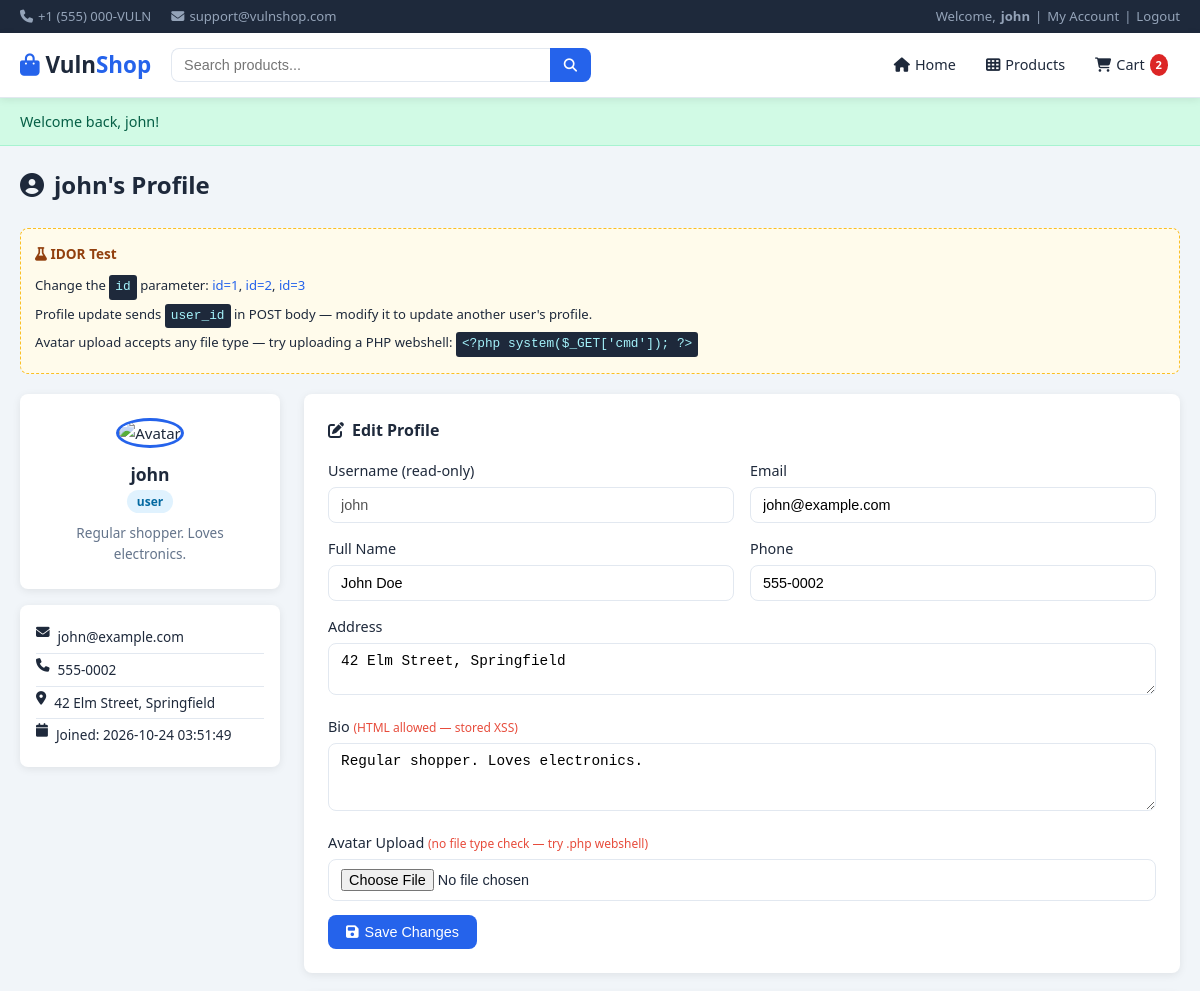
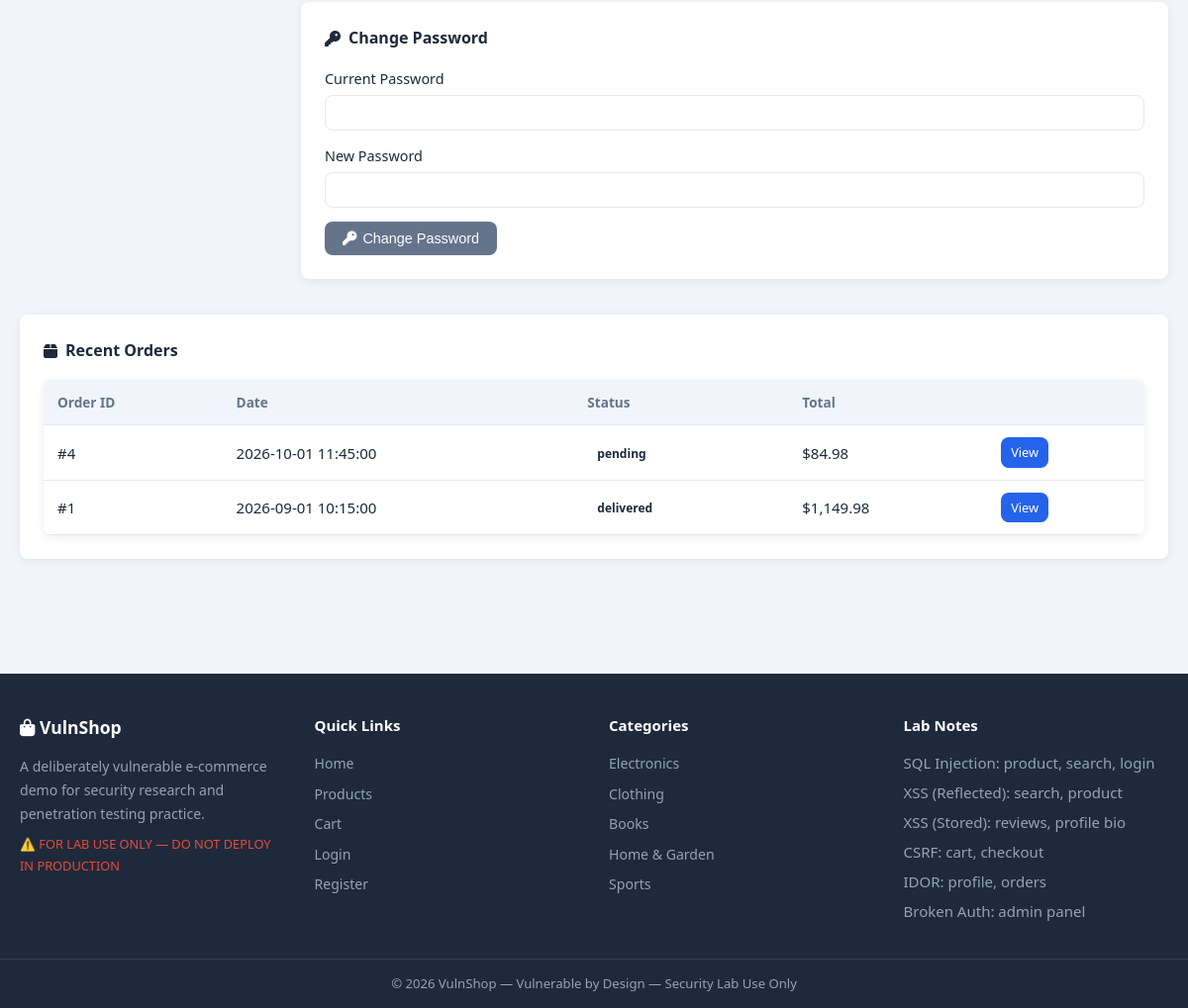
The app's page /profile.php (signed in) with its own data (2 pictures, top to bottom).
### tables this page shows
CREATE TABLE IF NOT EXISTS users (
    id           INT AUTO_INCREMENT PRIMARY KEY,
    username     VARCHAR(100) NOT NULL,
    password     VARCHAR(255) NOT NULL,
    email        VARCHAR(255) NOT NULL,
    full_name    VARCHAR(255),
    address      TEXT,
    phone        VARCHAR(30),
    role         VARCHAR(20)  DEFAULT 'user',
    bio          TEXT,
    avatar       VARCHAR(255) DEFAULT 'default.png',
    reset_token  VARCHAR(64)  DEFAULT NULL,
    reset_expiry DATETIME     DEFAULT NULL,
    created_at   DATETIME     DEFAULT CURRENT_TIMESTAMP
);

CREATE TABLE IF NOT EXISTS orders (
    id               INT AUTO_INCREMENT PRIMARY KEY,
    user_id          INT,
    total            DECIMAL(10,2),
    status           VARCHAR(50) DEFAULT 'pending',
    shipping_address TEXT,
    created_at       DATETIME DEFAULT CURRENT_TIMESTAMP,
    FOREIGN KEY (user_id) REFERENCES users(id)
);

### includes/db.php (called while the page is built, shortened)
<?php
$conn = mysqli_connect(DB_HOST, DB_USER, DB_PASS, DB_NAME);
function db_query($sql) {
    global $conn;
    $result = mysqli_query($conn, $sql);
    return $result;
}
function db_fetch_all($sql) {
    $result = db_query($sql);
    $rows = [];
    while ($row = mysqli_fetch_assoc($result)) {
        $rows[] = $row;
    }
    return $rows;
}
function db_fetch_one($sql) {
    $result = db_query($sql);
    return mysqli_fetch_assoc($result);
}
?>

### profile.php (the view, shortened to what this page needs)
<?php
require_once 'includes/header.php';
$my_id = $_SESSION['user_id'];
$view_id = isset($_GET['id']) ? $_GET['id'] : $my_id;
$profile_user = db_fetch_one("SELECT * FROM users WHERE id = $view_id");
?>
<div class="page-title">
    <h1>
        <i class="fas fa-user-circle"></i>
        <?php echo $profile_user['username']; ?>'s Profile
    </h1>
</div>
<div class="lab-hint" style="margin-bottom:20px">
    <h4><i class="fas fa-flask"></i> IDOR Test</h4>
    <p>Change the <code>id</code> parameter: <a href="profile.php?id=1">id=1</a>, <a href="profile.php?id=2">id=2</a>, <a href="profile.php?id=3">id=3</a></p>
    <p>Profile update sends <code>user_id</code> in POST body — modify it to update another user's profile.</p>
    <p>Avatar upload accepts any file type — try uploading a PHP webshell: <code>&lt;?php system($_GET['cmd']); ?&gt;</code></p>
</div>
<div class="profile-layout">
    <div class="profile-sidebar">
        <div class="avatar-card">
            <img src="/vuln-shop/uploads/<?php echo $profile_user['avatar']; ?>"
                 onerror="this.src='/vuln-shop/images/placeholder.png'"
                 alt="Avatar" class="avatar-img">
            <h3><?php echo $profile_user['username']; ?></h3>
            <span class="role-badge role-<?php echo $profile_user['role']; ?>"><?php echo $profile_user['role']; ?></span>
            <p class="profile-bio"><?php echo $profile_user['bio']; ?></p>
        </div>
        <div class="profile-meta-card">
            <p><i class="fas fa-envelope"></i> <?php echo $profile_user['email']; ?></p>
            <p><i class="fas fa-phone"></i> <?php echo $profile_user['phone']; ?></p>
            <p><i class="fas fa-map-marker-alt"></i> <?php echo $profile_user['address']; ?></p>
            <p><i class="fas fa-calendar"></i> Joined: <?php echo $profile_user['created_at']; ?></p>
        </div>
    </div>
    <div class="profile-main">
        <form method="POST" enctype="multipart/form-data" class="profile-form">
            <div class="checkout-section">
                <h3><i class="fas fa-edit"></i> Edit Profile</h3>
                <div class="form-row">
                    <div class="form-group">
                        <label>Username (read-only)</label>
                        <input type="text" class="form-control" value="<?php echo $profile_user['username']; ?>" disabled>
                    </div>
                    <div class="form-group">
                        <label>Email</label>
                        <input type="text" name="email" class="form-control"
                               value="<?php echo $profile_user['email']; ?>">
                    </div>
                </div>
                <div class="form-row">
                    <div class="form-group">
                        <label>Full Name</label>
                        <input type="text" name="full_name" class="form-control"
                               value="<?php echo $profile_user['full_name']; ?>">
                    </div>
                    <div class="form-group">
                        <label>Phone</label>
                        <input type="text" name="phone" class="form-control"
                               value="<?php echo $profile_user['phone']; ?>">
                    </div>
                </div>
                <div class="form-group">
                    <label>Address</label>
                    <textarea name="address" class="form-control" rows="2"><?php echo $profile_user['address']; ?></textarea>
                </div>
                <div class="form-group">
                    <label>Bio <small style="color:#e74c3c">(HTML allowed — stored XSS)</small></label>
                    <textarea name="bio" class="form-control" rows="3"><?php echo $profile_user['bio']; ?></textarea>
                </div>
                <div class="form-group">
                    <label>Avatar Upload <small style="color:#e74c3c">(no file type check — try .php webshell)</small></label>
                    <input type="file" name="avatar" class="form-control">
                </div>
                <button type="submit" name="update_profile" class="btn btn-primary">
                    <i class="fas fa-save"></i> Save Changes
                </button>
            </div>
        </form>
        <form method="POST" class="profile-form" style="margin-top:20px">
            <div class="checkout-section">
                <h3><i class="fas fa-key"></i> Change Password</h3>
                <div class="form-group">
                    <label>Current Password</label>
                    <input type="password" name="old_password" class="form-control">
                </div>
                <div class="form-group">
                    <label>New Password</label>
                    <input type="password" name="new_password" class="form-control">
                </div>
                <button type="submit" name="change_password" class="btn btn-secondary">
                    <i class="fas fa-key"></i> Change Password
                </button>
            </div>
        </form>
    </div>
</div>
<?php
$user_orders = db_fetch_all("SELECT * FROM orders WHERE user_id = $view_id ORDER BY created_at DESC LIMIT 5");
if (!empty($user_orders)):
?>
<div class="checkout-section" style="margin-top:20px">
    <h3><i class="fas fa-box"></i> Recent Orders</h3>
    <table class="cart-table">
        <thead><tr><th>Order ID</th><th>Date</th><th>Status</th><th>Total</th><th></th></tr></thead>
        <tbody>
        <?php foreach ($user_orders as $o): ?>
        <tr>
            <td>#<?php echo $o['id']; ?></td>
            <td><?php echo $o['created_at']; ?></td>
            <td><span class="status-badge"><?php echo $o['status']; ?></span></td>
            <td>$<?php echo number_format($o['total'], 2); ?></td>
            <td><a href="/vuln-shop/orders.php?id=<?php echo $o['id']; ?>" class="btn btn-sm btn-primary">View</a></td>
        </tr>
        <?php endforeach; ?>
        </tbody>
    </table>
</div>
<?php endif; ?>
<?php require_once 'includes/footer.php'; ?>

### css/style.css (style rules this page uses)
*, *::before, *::after { box-sizing: border-box; margin: 0; padding: 0; }
:root { --primary: #2563eb; --primary-dk: #1d4ed8; --success: #16a34a; --danger: #dc2626; --warning: #d97706; --info: #0891b2; --dark: #1e293b; --mid: #64748b; --light: #f1f5f9; --white: #ffffff; --border: #e2e8f0; --shadow: 0 2px 8px rgba(0,0,0,.08); --radius: 8px; }
body { font-family: 'Segoe UI', system-ui, -apple-system, sans-serif; background: var(--light); color: var(--dark); font-size: 15px; line-height: 1.6; }
a { color: var(--primary); text-decoration: none; }
img { max-width: 100%; }
.btn { display: inline-flex; align-items: center; gap: 6px; padding: 9px 18px; border-radius: var(--radius); border: none; cursor: pointer; font-size: 0.9rem; font-weight: 500; text-decoration: none; transition: opacity .15s, transform .1s; white-space: nowrap; }
.btn-primary { background: var(--primary); color: var(--white); }
.btn-secondary { background: var(--mid); color: var(--white); }
.btn-sm { padding: 5px 10px; font-size: 0.8rem; }
.form-control { width: 100%; padding: 9px 12px; border: 1px solid var(--border); border-radius: var(--radius); font-size: 0.9rem; outline: none; background: var(--white); transition: border-color .15s; }
.form-group { margin-bottom: 14px; }
.form-group label { display: block; margin-bottom: 5px; font-weight: 500; font-size: 0.9rem; }
.form-row { display: grid; grid-template-columns: 1fr 1fr; gap: 16px; }
.lab-hint { background: #fffbeb; border: 1px dashed #fbbf24; border-radius: var(--radius); padding: 14px; margin-top: 16px; font-size: 0.82rem; }
.lab-hint h4 { color: #92400e; margin-bottom: 8px; font-size: 0.85rem; }
.lab-hint code { background: #1e293b; color: #a5f3fc; padding: 2px 6px; border-radius: 3px; font-size: 0.8rem; word-break: break-all; display: inline-block; margin: 2px 0; }
.cart-table { width: 100%; border-collapse: collapse; background: var(--white); border-radius: var(--radius); overflow: hidden; box-shadow: var(--shadow); }
.cart-table th { background: var(--light); padding: 12px 14px; text-align: left; font-size: 0.85rem; color: var(--mid); border-bottom: 1px solid var(--border); }
.cart-table td { padding: 12px 14px; border-bottom: 1px solid var(--border); vertical-align: middle; }
.checkout-section { background: var(--white); border-radius: var(--radius); padding: 24px; margin-bottom: 16px; box-shadow: var(--shadow); }
.checkout-section h3 { margin-bottom: 16px; font-size: 1rem; display: flex; align-items: center; gap: 8px; }
.profile-layout { display: grid; grid-template-columns: 260px 1fr; gap: 24px; align-items: start; }
.avatar-card { background: var(--white); border-radius: var(--radius); padding: 24px; text-align: center; box-shadow: var(--shadow); }
.avatar-img { width: 100px; height: 100px; border-radius: 50%; object-fit: cover; border: 3px solid var(--primary); margin-bottom: 12px; }
.role-badge { padding: 3px 10px; border-radius: 12px; font-size: 0.75rem; font-weight: 600; }
.role-user { background: #e0f2fe; color: #0369a1; }
.profile-bio { margin-top: 10px; font-size: 0.85rem; color: var(--mid); }
.profile-meta-card { background: var(--white); border-radius: var(--radius); padding: 16px; margin-top: 16px; box-shadow: var(--shadow); font-size: 0.85rem; }
.profile-meta-card p { padding: 5px 0; border-bottom: 1px solid var(--border); display: flex; gap: 8px; align-items: flex-start; }
.profile-meta-card p:last-child { border-bottom: none; }
.status-badge { display: inline-block; padding: 3px 10px; border-radius: 12px; font-size: 0.75rem; font-weight: 600; }
.page-title { display: flex; align-items: center; justify-content: space-between; margin-bottom: 24px; flex-wrap: wrap; gap: 10px; }
.page-title h1 { font-size: 1.5rem; display: flex; align-items: center; gap: 10px; }

### records on screen
users: username "john", role "user", bio "Regular shopper. Loves electronics.", email "john@example.com", phone "555-0002", address "42 Elm Street, Springfield", created_at "2026-10-24 03:51:49", full_name "John Doe"
orders: id "4", created_at "2026-10-01 11:45:00", status "pending", total "84.98"
orders: id "1", created_at "2026-09-01 10:15:00", status "delivered", total "1,149.98"

### other values on screen
$_SESSION['username'] "john"
$cart_count "2"
$_SESSION['flash_msg'] "Welcome back, john!"
